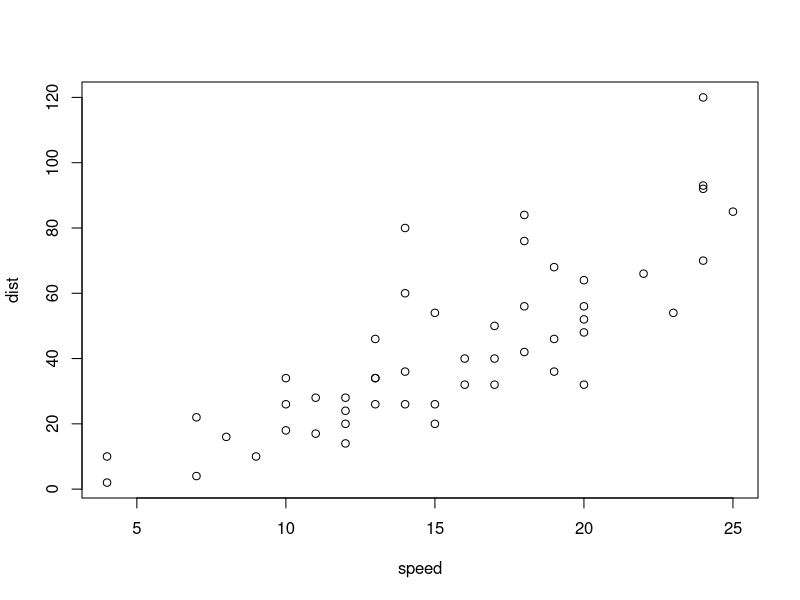
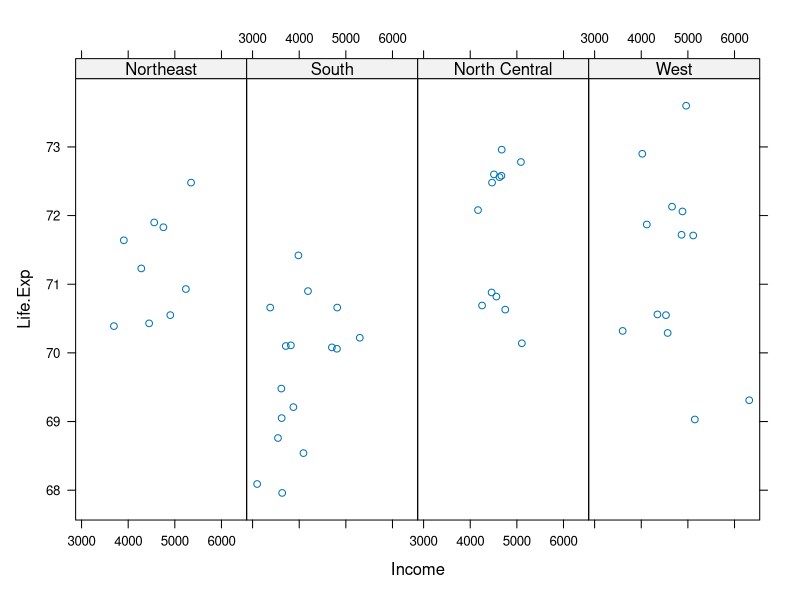
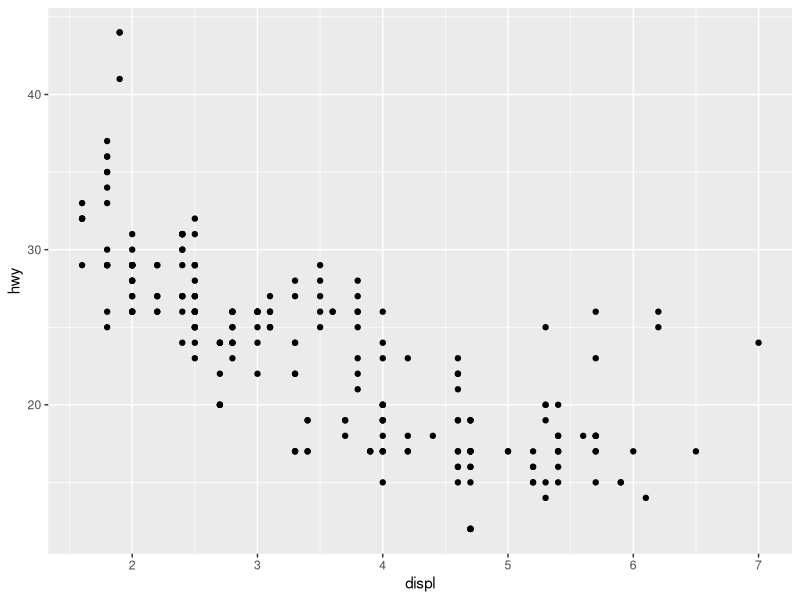
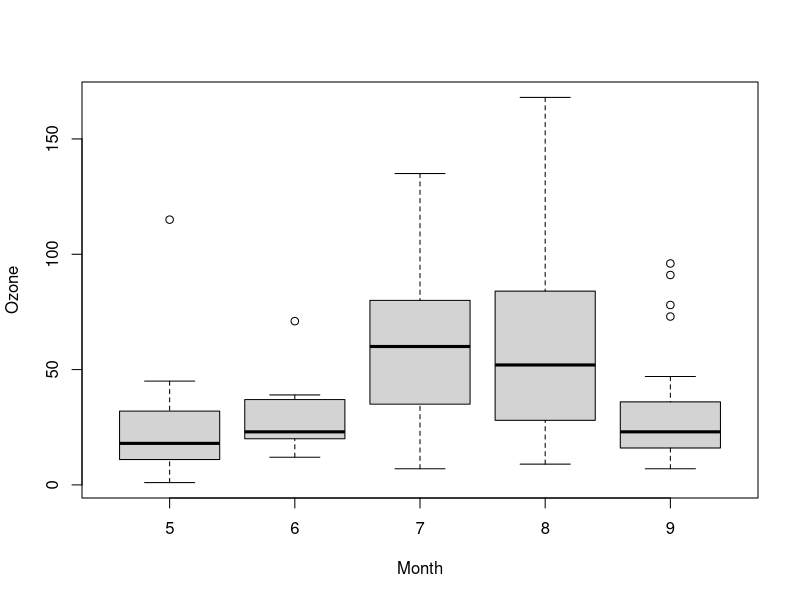
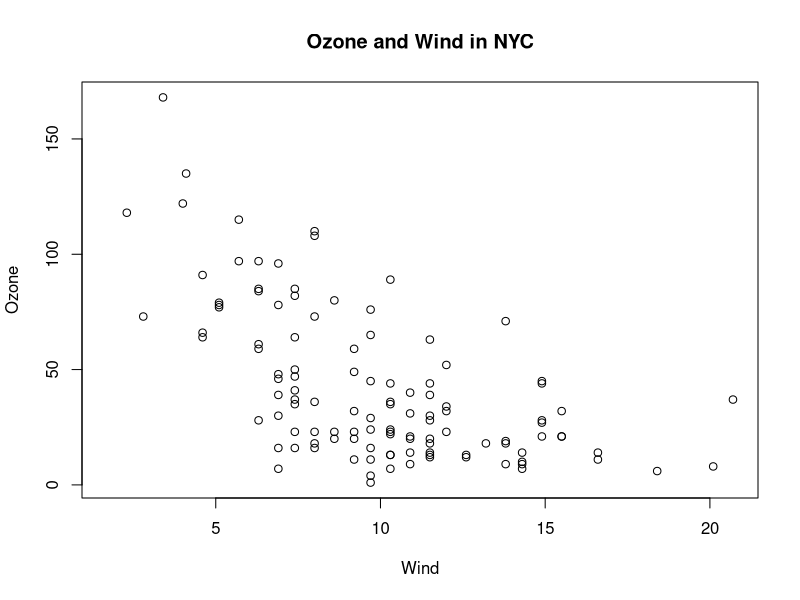
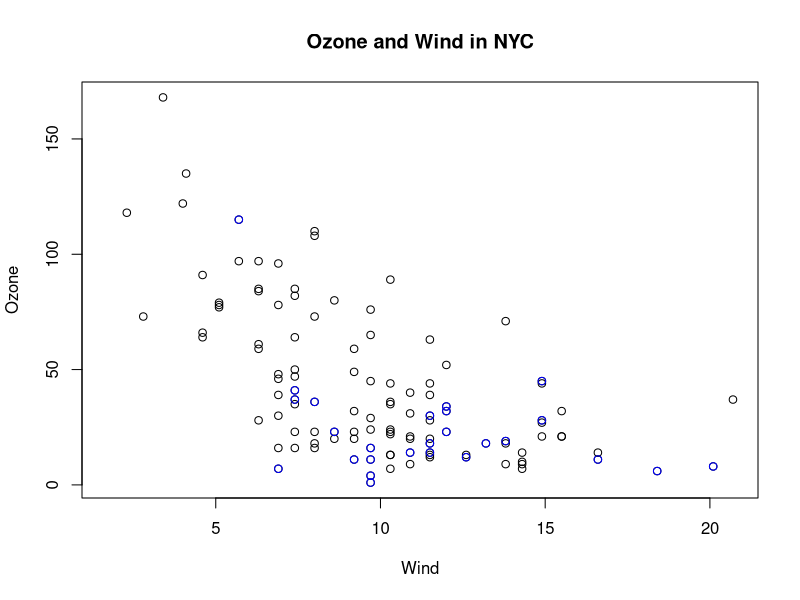
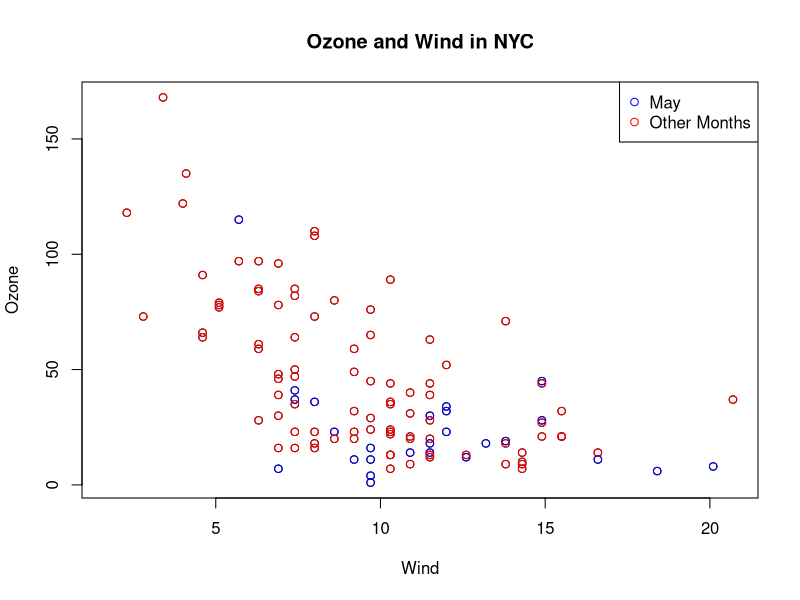
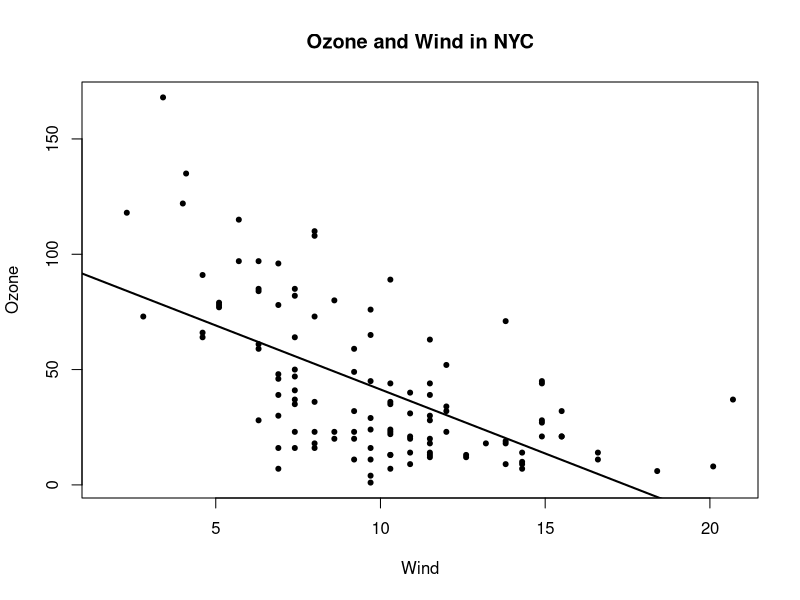

Reproduce these figures in R, in order.
#Exploratory Data Analysis

#Exploratory Graphs

#why do we use graphs in data analysis? understand data properties, find data patterns, suggest modeling strategies, "debug" analyses, communicate results

library(datasets)
data("cars")
with(cars, plot(speed, dist))

#lattice
install.packages("lattice")
library(lattice)
state <- data.frame(state.x77, region = state.region)
xyplot(Life.Exp ~ Income | region, data = state, layout = c(4,1))

##ggplot
library(ggplot2)
data("mpg")
qplot(displ, hwy, data = mpg)

#Base Plotting System in R

#base graphs: plot, hist, boxplot
#lattice: xyplot, bwplot, levelplot

library(datasets)
airquality <- transform(airquality, Month = factor(Month))
boxplot(Ozone ~ Month, airquality, xlab = "Month", ylab = "Ozone")

#Important base graphics parameters

#pch = plotting symbol
#lty = line type
#lwd = line width
#col = plotting color
#xlab = x axis
#y lab = y axis

#par function is used to specify global graphics parameters
#las = orientation of axis labels on the plot
#bg = background color
#mar = margin size
#oma = outer margin size
#mfrow = number of plots per row
#mfcol = number of plots per row

#default parameters
par("lty")
par("col")
par("pch")
par("bg")
par("mar")
par("mfrow")

#base plotting system (part 2)

#base plotting functions

#plot = scatterplot, other types of plots depending on class of object
#lines = add lines to a plot
#points = add points to a plot
#text = add text labels using specified x,y coordinates
#title = adds titles
#mtext = add arbitrary text to margins
#axis = adding axis ticks/labels

#base plot w/annotation

library(datasets)
with(airquality, plot(Wind, Ozone))
title(main = "Ozone and Wind in NYC")

with(airquality, plot(Wind, Ozone, main = "Ozone and Wind in NYC"))
with(subset(airquality, Month ==5), points(Wind, Ozone, col = "blue"))

with(airquality, plot(Wind, Ozone, main = "Ozone and Wind in NYC"))
with(subset(airquality, Month ==5), points(Wind, Ozone, col = "blue"))
with(subset(airquality, Month != 5), points(Wind, Ozone, col = "red"))
legend("topright", pch = 1, col = c("blue", "red"), legend = c("May", "Other Months"))

#base plot with reg line

with(airquality, plot(Wind, Ozone, main = "Ozone and Wind in NYC", pch = 20))
model <- lm(Ozone ~ Wind, airquality)
abline(model, lwd = 2)

#multiple base plots

par(mfrow = c(1,2))
with(airquality, {
  plot(Wind, Ozone, main = "Ozone and Wind")
  plot(Solar.R, Ozone, main = "Ozone and Solar Radiation")
  })

par(mfrow = c(1,3), mar = c(4,4,2,1), oma = c(0,0,2,0))
with(airquality, {
  plot(Wind, Ozone, main = "Ozone and Wind")
  plot(Solar.R, Ozone, main = "Ozone and Solar Radiation")
  plot(Temp, Ozone, main = "Ozone and Temperature")
  mtext("Ozone and Weather in NYC", outer = TRUE)
})

#outer is a label that goes over all plots


#base plotting demonstration
x <- rnorm(100)
y <- rnorm(100)
z <- rnorm(100)
hist(x)

plot(x,y)
plot(x, z)

par(mar = c(2,2,2,2))
plot(x,y)

par(mar = c(4,4,2,2))

plot(x, y, pch = 20)
plot(x, y, pch = 19)

example(points)

plot(x,y)
title("Scatterplot")
text(-2, -2, "Label")
legend("topleft", legend = "data")
fit <- lm(y ~x)
abline(fit)
abline(fit, lwd = 3)
abline(fit, lwd = 3, col = "blue")

plot(x, y, xlab = "Weight", ylab = "height", main = "Scatterplot", pch = 20)
legend("topright", legend = "Data", pch = 20)
fit <- lm(y~x)
abline(fit, lwd = 3, col = "red")

z <- rpois(100, 2)

par(mfrow = c(2,1))

plot(x,y, pch = 20)
plot(x, z, pch = 19)

par("mar")

par(mar = c(2,2,1,1))

par(mfrow = c(2,2))
plot(x,y)
plot(y,x)
plot(y,z)
plot(x,z)

#points function - how to annotate a plot

par(mfrow = c(1,1))

x <- rnorm(100)
y <- x + rnorm(100)
g <- gl(2,50, labels = c("Male", "Female"))
plot(x,y)

plot(x,y, type = "n")
#data is not there

#add data one group at a time

#represent male points
points(x[g == "Male"], y[g == "Male"], col = "blue", pch = 19)
#represent female
points(x[g == "Female"], y[g == "Female"], col = "pink", pch = 3)

#graphics devices in R

library(datasets)
with(faithful, plot(eruptions, waiting))
title(main = "Old Faithful Geyser data")













































